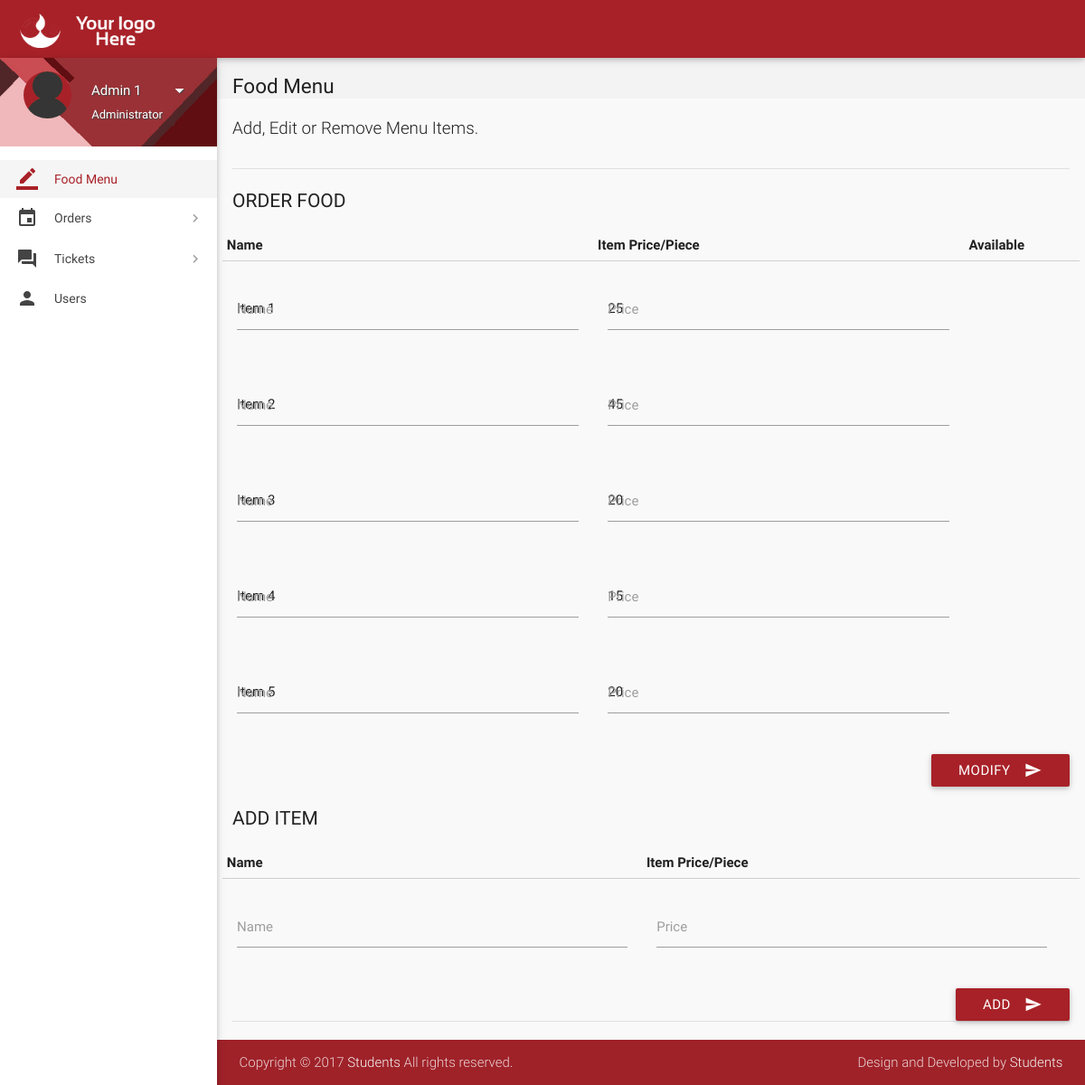
/admin-page.php (signed in), run on an earlier commit of the app's database.
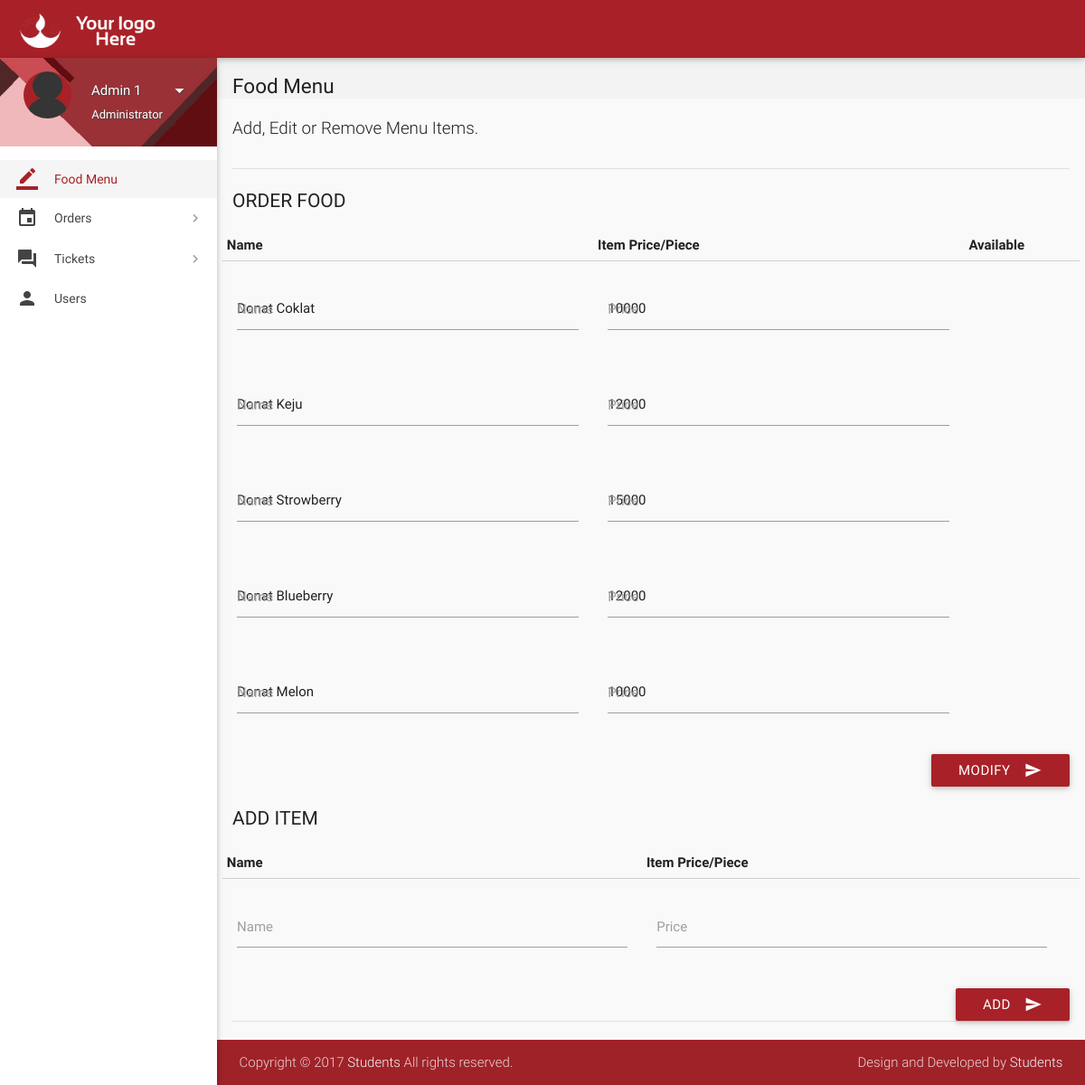
And on a later commit of the database.
### tables this page shows
CREATE TABLE `items` (
  `id` int(11) NOT NULL,
  `name` varchar(20) NOT NULL,
  `price` int(11) NOT NULL,
  `deleted` tinyint(4) NOT NULL DEFAULT 0
);

### admin-page.php (the view, shortened to what the changed rows need)
<?php
include 'includes/connect.php';
	if($_SESSION['admin_sid']==session_id())
	{
		?>
<!DOCTYPE html>
<html lang="en">
<head>
  <link href="css/materialize.min.css" type="text/css" rel="stylesheet" media="screen,projection">
  <link href="css/style.min.css" type="text/css" rel="stylesheet" media="screen,projection">
  <link href="css/custom/custom.min.css" type="text/css" rel="stylesheet" media="screen,projection">
  <link href="js/plugins/perfect-scrollbar/perfect-scrollbar.css" type="text/css" rel="stylesheet" media="screen,projection">
  <link href="js/plugins/data-tables/css/jquery.dataTables.min.css" type="text/css" rel="stylesheet" media="screen,projection">
</head>
<body>
  <header id="header" class="page-topbar">
        <div class="navbar-fixed">
            <nav class="navbar-color">
                <div class="nav-wrapper">
                    <ul class="left">
                      <li><h1 class="logo-wrapper"><a href="index.php" class="brand-logo darken-1"><img src="images/materialize-logo.png" alt="logo"></a> <span class="logo-text">Logo</span></h1></li>
                    </ul>
                </div>
            </nav>
        </div>
  </header>
  <div id="main">
    <div class="wrapper">
      <section id="content">
        <div class="container">
		  <form class="formValidate" id="formValidate" method="post" action="routers/menu-router.php" novalidate="novalidate">
            <div class="row">
              <div>
				<table id="data-table-admin" class="responsive-table display" cellspacing="0">
                    <thead>
                      <tr>
                        <th>Name</th>
                        <th>Item Price/Piece</th>
                        <th>Available</th>
                      </tr>
                    </thead>
                    <tbody>
				<?php
				$result = mysqli_query($con, "SELECT * FROM items");
				while($row = mysqli_fetch_array($result))
				{
					echo '<tr><td><div class="input-field col s12"><label for="'.$row["id"].'_name">Name</label>';
					echo '<input value="'.$row["name"].'" id="'.$row["id"].'_name" name="'.$row['id'].'_name" type="text" data-error=".errorTxt'.$row["id"].'"><div class="errorTxt'.$row["id"].'"></div></td>';
					echo '<td><div class="input-field col s12 "><label for="'.$row["id"].'_price">Price</label>';
					echo '<input value="'.$row["price"].'" id="'.$row["id"].'_price" name="'.$row['id'].'_price" type="text" data-error=".errorTxt'.$row["id"].'"><div class="errorTxt'.$row["id"].'"></div></td>';
					echo '<td>';
					if($row['deleted'] == 0){
						$text1 = 'selected';
						$text2 = '';
					}
					else{
						$text1 = '';
						$text2 = 'selected';
					}
					echo '<select name="'.$row['id'].'_hide">
                      <option value="1"'.$text1.'>Available</option>
                      <option value="2"'.$text2.'>Not Available</option>
                    </select></td></tr>';
				}
				?>
                    </tbody>
</table>
              </div>
            </div>
			</form>
		  <form class="formValidate" id="formValidate1" method="post" action="routers/add-item.php" novalidate="novalidate">
            <div class="row">
              <div>
<table>
                    <thead>
                      <tr>
                        <th data-field="id">Name</th>
                        <th data-field="name">Item Price/Piece</th>
                      </tr>
                    </thead>
</table>
              </div>
            </div>
			</form>
          </div>
        </div>
        </div>
</body>
</html>
<?php
	}
?>

What changed in the data, as far as the page shows it:
changed items: name "Item 1" → "Donat Coklat"; price "25" → "10000"
changed items: name "Item 2" → "Donat Keju"; price "45" → "12000"
changed items: name "Item 3" → "Donat Strowberry"; price "20" → "15000"
changed items: name "Item 4" → "Donat Blueberry"; price "15" → "12000"
changed items: name "Item 5" → "Donat Melon"; price "20" → "10000"
